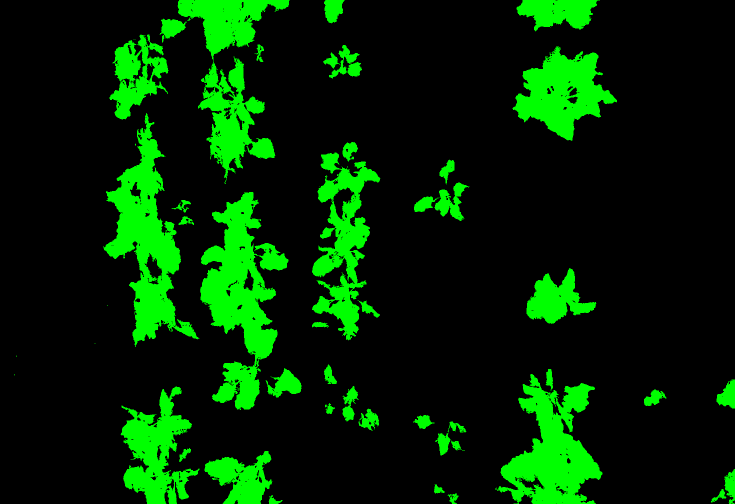
#> input picture dataset/train/mask/10.png, 1469 x 1008 px, given in place of 0.png, which was not available (shown at 1/2 size)
$ python contour_create.py   (older library calls are emulated)
#> lines starting #> are read from the running program, lines starting #| are printed output that depends on the picture; after the words box and inside, x2 and y2 are one past the last pixel; in counts of white or black regions, pixels touching at a corner belong together; pictures that were not available may be replaced by others from this repository, and a replacement may not be noted
import cv2
import numpy as np

for name in range(125):
    img = cv2.imread('dataset/train/mask/{}.png'.format(name))
#> img is the input picture: shape (1008, 1469, 3); mean B, G, R 0, 40, 0
    green = img[:,:,1]
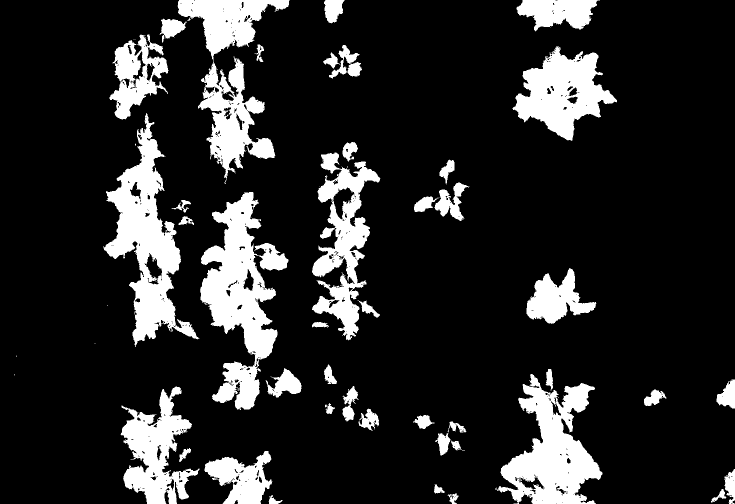
#> green: shape (1008, 1469) (shown at 1/2 size); 15.7% white; 48 white regions (7 under 20 px), largest, box (x1, y1, x2, y2) and area: (400, 384, 577, 820) 33897, (206, 226, 399, 694) 30671, (355, 0, 579, 368) 27704
    if(green[green==255].sum()!=0):
        img = cv2.cvtColor(img, cv2.COLOR_BGR2GRAY)

        kernel = np.ones((20,20), np.uint8)

        dilated = cv2.dilate(img, kernel, iterations=1)
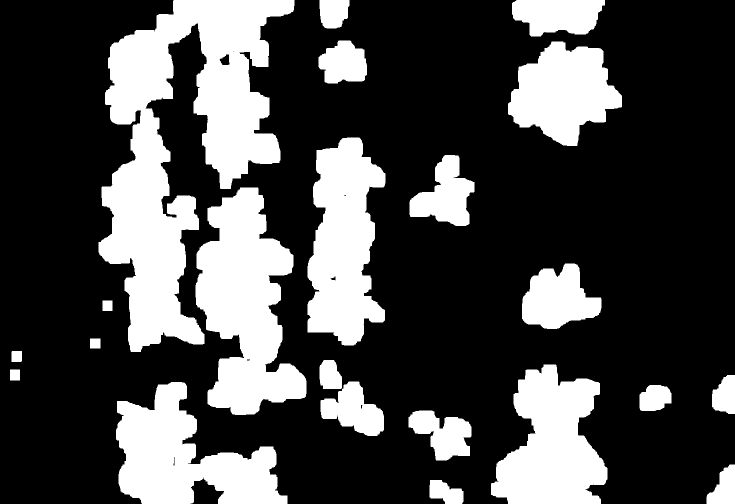
#> dilated: shape (1008, 1469) (shown at 1/2 size); values 0 (black) and 150 (white), 28.5% white; 22 white regions, largest, box (x1, y1, x2, y2) and area: (197, 0, 589, 704) 123498, (391, 375, 613, 830) 60009, (232, 764, 575, 1008) 45352
        dilated = cv2.erode(dilated, np.ones((12,12), np.uint8), iterations=1)
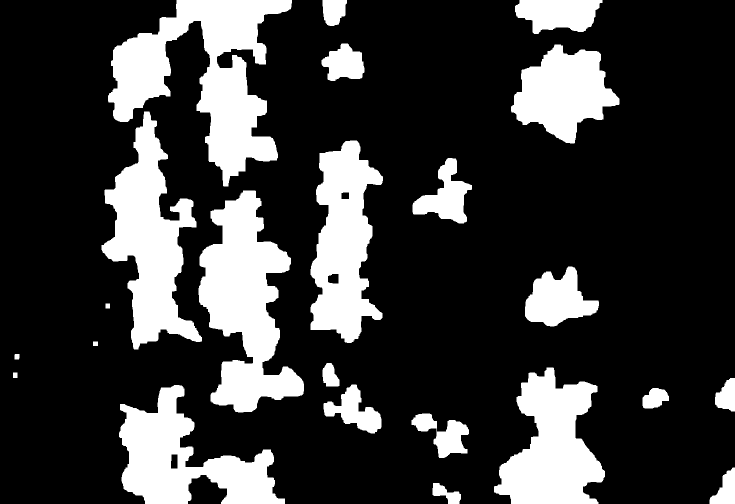
#> dilated: shape (1008, 1469) (shown at 1/2 size); values 0 (black) and 150 (white), 22.7% white; 23 white regions
        mask = np.zeros(dilated.shape, dtype=np.uint8)
        clone = mask.copy()

        _, contours, _ = cv2.findContours(dilated, cv2.RETR_EXTERNAL, cv2.CHAIN_APPROX_NONE)
#> contours = 23 contours; largest, box (x1, y1, x2, y2) and area: (216, 0, 584, 373) 55934, (397, 381, 608, 825) 48578, (203, 223, 404, 699) 42393, (238, 770, 570, 1008) 36662, (621, 281, 766, 686) 36476

        for (i, c) in enumerate(contours):
            area = cv2.contourArea(c)
            if(area > 9000):
                cv2.drawContours(mask, contours, i, 255, -1)

                box = cv2.minAreaRect(c)
                box = np.int0(cv2.boxPoints(box))
                cv2.drawContours(clone, [box], -1, 255, -1)
#> this loop made 23 passes
#> (area, box) on passes 5, 9, 14, 15, 17, 18, 19, 23: (36661.5, [[569, 1007], [238, 1007], [238, 770], [569, 770]]), (35596, [[1185, 1048], [981, 996], [1051, 721], [1254, 772]]), (10393, [[1060, 666], [1028, 562], [1171, 518], [1203, 623]]), (48577.5, [[421, 831], [376, 392], [566, 372], [611, 811]]), (36475.5, [[763, 685], [620, 684], [621, 280], [765, 281]]), (42393, [[212, 701], [190, 227], [381, 218], [403, 691]]), (25100.5, [[1103, 322], [988, 184], [1152, 49], [1266, 187]]), (55933.5, [[548, 381], [201, 349], [235, -31], [583, 0]])
#> area on passes 1, 2, 3, 4, 6, 7: 1152.5, 2025.5, 4553.5, 1481.5, 5005, 1761
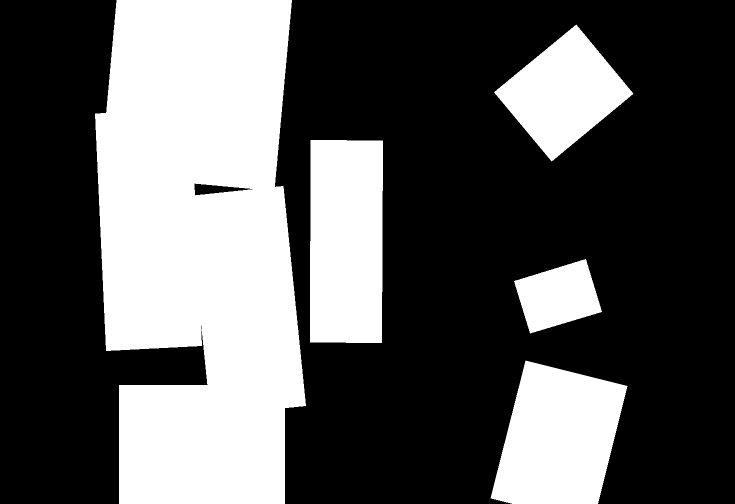
#> clone: shape (1008, 1469) (shown at 1/2 size); 35.1% white; 5 white regions, box (x1, y1, x2, y2) and area: (190, 0, 612, 1008) 349047, (620, 280, 766, 686) 58524, (981, 721, 1255, 1008) 56561, (988, 49, 1267, 323) 38334, (1028, 518, 1204, 667) 16584
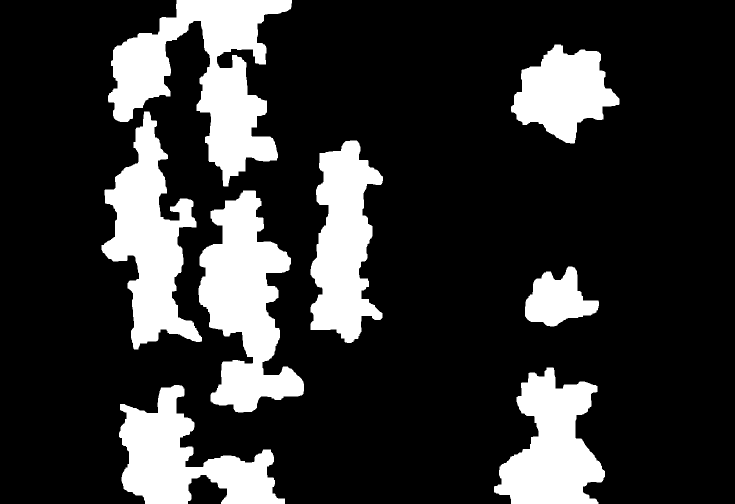
#> mask: shape (1008, 1469) (shown at 1/2 size); 20% white; 8 white regions, largest, box (x1, y1, x2, y2) and area: (216, 0, 584, 373) 57050, (397, 381, 608, 825) 49379, (203, 223, 404, 699) 43187
#> (the run stopped early here; a loop or call above may not have finished)
